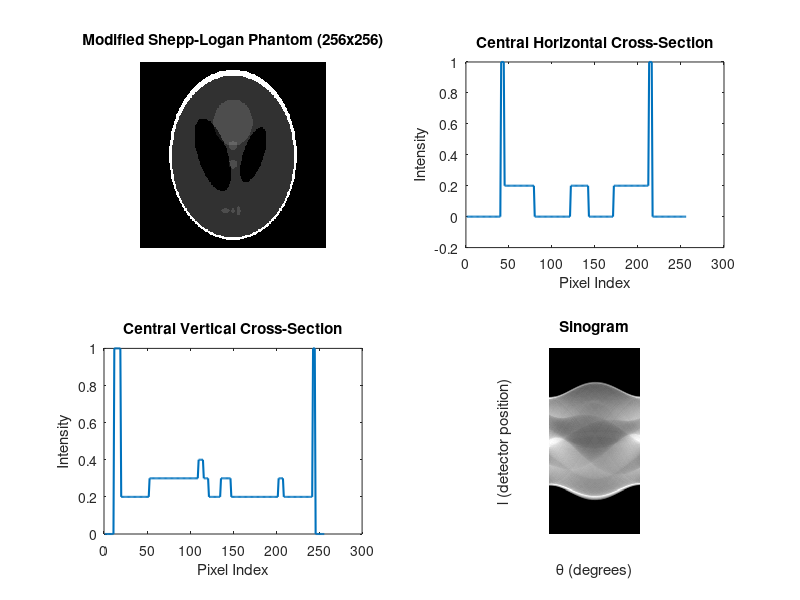

The MATLAB script that drew this image: (Note: this script raises an error after producing the figure.)

% Part 2.1

P = phantom('Modified Shepp-Logan', 256);

P = P / max(P(:));   % normalize

figure
subplot(2,2,1)
imshow(P,[])
title('Modified Shepp-Logan Phantom (256x256)')

subplot(2,2,2)
plot(P(128,:),'LineWidth',1.5)
title('Central Horizontal Cross-Section')
xlabel('Pixel Index')
ylabel('Intensity')

subplot(2,2,3)
plot(P(:,128),'LineWidth',1.5)
title('Central Vertical Cross-Section')
xlabel('Pixel Index')
ylabel('Intensity')

theta = 0:179;

proj = radon(P, theta);

subplot(2,2,4)
imshow(proj,[])
title('Sinogram')
xlabel('\theta (degrees)')
ylabel('l (detector position)')

size(proj)

%% Part 2.2

t_start = cputime;

ima_fbp_full = iradon(proj, theta);  

cpu_time_fbp = cputime - t_start;

ima_fbp = ima_fbp_full(2:257, 2:257);

% Normalize
ima_fbp = ima_fbp / max(ima_fbp(:));

% Error
error_fbp = abs(ima_fbp - P);

% Metrics
psnr_fbp = psnr(ima_fbp, P);
ssim_fbp = ssim(ima_fbp, P);

figure

subplot(2,2,1)
imshow(ima_fbp,[])
title('Filtered Backprojection (Ram-Lak)')

subplot(2,2,2)
imshow(error_fbp,[0 0.2])
title('Error Image')

subplot(2,2,3)
plot(ima_fbp(128,:),'r','LineWidth',1.2)
hold on
plot(P(128,:),'b','LineWidth',1.2)
legend('FBP','Reference')
title('Horizontal Cross-Section')

subplot(2,2,4)
plot(ima_fbp(:,128),'r','LineWidth',1.2)
hold on
plot(P(:,128),'b','LineWidth',1.2)
legend('FBP','Reference')
title('Vertical Cross-Section')

psnr_fbp
ssim_fbp
cpu_time_fbp

%% Part 2.3
t_start = cputime;

% Reconstruction without filtering
ima_bp_full = iradon(proj, theta, 'linear', 'none');

cpu_time_bp = cputime - t_start;

% Crop central 256x256
ima_bp = ima_bp_full(2:257, 2:257);

% Normalize
ima_bp = ima_bp / max(ima_bp(:));

% Error
error_bp = abs(ima_bp - P);

% Metrics
psnr_bp = psnr(ima_bp, P);
ssim_bp = ssim(ima_bp, P);

figure

subplot(2,2,1)
imshow(ima_bp,[])
title('Naïve Backprojection (No Filter)')

subplot(2,2,2)
imshow(error_bp,[0 0.2])
title('Error Image')

subplot(2,2,3)
plot(ima_bp(128,:),'r','LineWidth',1.2)
hold on
plot(P(128,:),'b','LineWidth',1.2)
legend('BP','Reference')
title('Horizontal Cross-Section')

subplot(2,2,4)
plot(ima_bp(:,128),'r','LineWidth',1.2)
hold on
plot(P(:,128),'b','LineWidth',1.2)
legend('BP','Reference')
title('Vertical Cross-Section')

psnr_bp
ssim_bp
cpu_time_bp


%% Part 2.4

% 1D FFT along detector axis
kdata_proj = fftshift(fft(ifftshift(proj,1),[],1),1);

Nr = size(kdata_proj,1);      % 367
Ntheta = size(kdata_proj,2);  % 180

kr = (-Nr/2:Nr/2-1).' / Nr;   % CORRECT discrete frequency grid

theta_rad = deg2rad(theta);

ktraj_proj = zeros(Nr, Ntheta);

for n = 1:Ntheta
    ktraj_proj(:,n) = kr * cos(theta_rad(n)) + ...
                      1j * kr * sin(theta_rad(n));
end

figure
plot(real(ktraj_proj), imag(ktraj_proj), '.')
xlabel('k_x')
ylabel('k_y')
title('Radial k-space Trajectory (Correct Scaling)')

figure
imagesc(theta, kr, log(abs(kdata_proj)+1))
colormap gray
colorbar
xlabel('\theta (degrees)')
ylabel('k_r')
title('Log Magnitude of k-space Data')

size(kdata_proj)
size(ktraj_proj)

%% Part 2.5
Nr = size(kdata_proj,1);      % 367
Ntheta = size(kdata_proj,2);  % 180

kmax = 0.5;
kr = linspace(-kmax, kmax, Nr).';  % column vector

% Geometric density compensation
dcf_radial = abs(kr);

% Replicate for all angles
dcf_radial = repmat(dcf_radial, 1, Ntheta);

size(dcf_radial)

figure
plot(kr, dcf_radial(:,1),'LineWidth',1.5)
xlabel('k_r')
ylabel('Density Compensation Factor')
title('Radial Density Compensation (First Angle)')

size(dcf_radial)

%% Part 2.6

t_start = cputime;

% FFT normalization
kdata_proj_norm = kdata_proj / Nr;

% Density compensation
kdata_weighted = kdata_proj_norm .* abs(kr);

N = 256;
x = linspace(-0.5,0.5,N);
y = linspace(-0.5,0.5,N);
[X,Y] = meshgrid(x,y);

ima_ds = zeros(N,N);

dkr = abs(kr(2)-kr(1));
dtheta = abs(theta_rad(2)-theta_rad(1));

for n = 1:Ntheta
    theta_val = theta_rad(n);
    for m = 1:Nr
        kr_val = kr(m);
        kx = kr_val * cos(theta_val);
        ky = kr_val * sin(theta_val);

        ima_ds = ima_ds + ...
            kdata_weighted(m,n) * ...
            exp(1j*2*pi*(kx*X + ky*Y)) * ...
            dkr * dtheta;
    end
end

ima_ds = abs(ima_ds);
ima_ds = ima_ds / max(ima_ds(:));

cpu_time_ds = cputime - t_start;

error_ds = abs(ima_ds - P);

psnr_ds = psnr(ima_ds, P);
ssim_ds = ssim(ima_ds, P);

figure

subplot(2,2,1)
imshow(ima_ds,[])
title('Direct Summation (Radial)')

subplot(2,2,2)
imshow(error_ds,[0 0.2])
title('Error Image')

subplot(2,2,3)
plot(ima_ds(128,:),'r','LineWidth',1.2)
hold on
plot(P(128,:),'b','LineWidth',1.2)
legend('Direct','Reference')
title('Horizontal Cross-Section')

subplot(2,2,4)
plot(ima_ds(:,128),'r','LineWidth',1.2)
hold on
plot(P(:,128),'b','LineWidth',1.2)
legend('Direct','Reference')
title('Vertical Cross-Section')

psnr_ds
ssim_ds
cpu_time_ds

%% Part 2.7

t_start = cputime;

% Normalize FFT output
kdata_proj_norm = kdata_proj / Nr;

% Proper DCF size
dcf_radial = repmat(abs(kr), 1, Ntheta);

% 2X gridding
ima_grid_full = gridkb(kdata_proj_norm, ...
                       ktraj_proj, ...
                       dcf_radial, ...
                       256, ...
                       2, ...
                       4, ...
                       'image');

cpu_time_grid = cputime - t_start;

% Crop center 256x256
start = 512/2 - 128 + 1;
endd  = 512/2 + 128;

ima_grid = ima_grid_full(start:endd, start:endd);

ima_grid = abs(ima_grid);
ima_grid = ima_grid / max(ima_grid(:));

error_grid = abs(ima_grid - P);

psnr_grid = psnr(ima_grid, P);
ssim_grid = ssim(ima_grid, P);


figure

subplot(2,2,1)
imshow(ima_grid_full,[])
title('2X Gridding (Full 512x512)')

subplot(2,2,2)
imshow(ima_grid,[])
title('Cropped 256x256')

subplot(2,2,3)
imshow(error_grid,[0 0.2])
title('Error Image')

subplot(2,2,4)
plot(ima_grid(128,:),'r','LineWidth',1.2)
hold on
plot(P(128,:),'b','LineWidth',1.2)
legend('Gridding','Reference')
title('Horizontal Cross-Section')

psnr_grid
ssim_grid
cpu_time_grid
